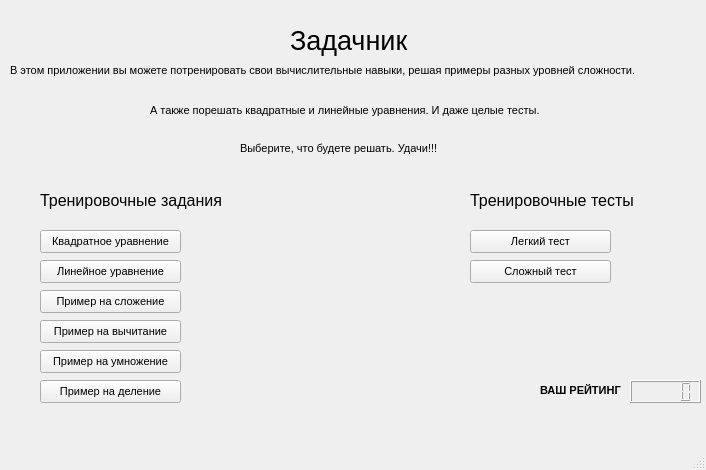
<?xml version="1.0" encoding="UTF-8"?>
<ui version="4.0">
 <class>MainWindow</class>
 <widget class="QMainWindow" name="MainWindow">
  <property name="geometry">
   <rect>
    <x>0</x>
    <y>0</y>
    <width>706</width>
    <height>470</height>
   </rect>
  </property>
  <property name="font">
   <font>
    <pointsize>8</pointsize>
   </font>
  </property>
  <property name="windowTitle">
   <string>Задачник</string>
  </property>
  <widget class="QWidget" name="centralwidget">
   <widget class="QLabel" name="label">
    <property name="geometry">
     <rect>
      <x>290</x>
      <y>20</y>
      <width>121</width>
      <height>41</height>
     </rect>
    </property>
    <property name="font">
     <font>
      <pointsize>20</pointsize>
     </font>
    </property>
    <property name="text">
     <string>Задачник</string>
    </property>
   </widget>
   <widget class="QLabel" name="label_2">
    <property name="geometry">
     <rect>
      <x>10</x>
      <y>60</y>
      <width>671</width>
      <height>21</height>
     </rect>
    </property>
    <property name="font">
     <font>
      <pointsize>8</pointsize>
     </font>
    </property>
    <property name="text">
     <string>В этом приложении вы можете потренировать свои вычислительные навыки, решая примеры разных уровней сложности.</string>
    </property>
   </widget>
   <widget class="QLabel" name="label_3">
    <property name="geometry">
     <rect>
      <x>150</x>
      <y>100</y>
      <width>441</width>
      <height>20</height>
     </rect>
    </property>
    <property name="text">
     <string>А также порешать квадратные и линейные уравнения. И даже целые тесты.</string>
    </property>
   </widget>
   <widget class="QLabel" name="label_4">
    <property name="geometry">
     <rect>
      <x>240</x>
      <y>140</y>
      <width>211</width>
      <height>16</height>
     </rect>
    </property>
    <property name="text">
     <string>Выберите, что будете решать. Удачи!!!</string>
    </property>
   </widget>
   <widget class="QLabel" name="label_5">
    <property name="geometry">
     <rect>
      <x>40</x>
      <y>190</y>
      <width>191</width>
      <height>21</height>
     </rect>
    </property>
    <property name="font">
     <font>
      <pointsize>12</pointsize>
     </font>
    </property>
    <property name="text">
     <string>Тренировочные задания</string>
    </property>
   </widget>
   <widget class="QLabel" name="label_6">
    <property name="geometry">
     <rect>
      <x>470</x>
      <y>190</y>
      <width>191</width>
      <height>21</height>
     </rect>
    </property>
    <property name="font">
     <font>
      <pointsize>12</pointsize>
     </font>
    </property>
    <property name="text">
     <string>Тренировочные тесты</string>
    </property>
   </widget>
   <widget class="QPushButton" name="square_x_btn">
    <property name="geometry">
     <rect>
      <x>40</x>
      <y>230</y>
      <width>141</width>
      <height>23</height>
     </rect>
    </property>
    <property name="text">
     <string>Квадратное уравнение</string>
    </property>
   </widget>
   <widget class="QPushButton" name="line_x_btn">
    <property name="geometry">
     <rect>
      <x>40</x>
      <y>260</y>
      <width>141</width>
      <height>23</height>
     </rect>
    </property>
    <property name="text">
     <string>Линейное уравнение</string>
    </property>
   </widget>
   <widget class="QPushButton" name="sum_btn">
    <property name="geometry">
     <rect>
      <x>40</x>
      <y>290</y>
      <width>141</width>
      <height>23</height>
     </rect>
    </property>
    <property name="text">
     <string>Пример на сложение</string>
    </property>
   </widget>
   <widget class="QPushButton" name="min_btn">
    <property name="geometry">
     <rect>
      <x>40</x>
      <y>320</y>
      <width>141</width>
      <height>23</height>
     </rect>
    </property>
    <property name="text">
     <string>Пример на вычитание</string>
    </property>
   </widget>
   <widget class="QPushButton" name="crop_btn">
    <property name="geometry">
     <rect>
      <x>40</x>
      <y>380</y>
      <width>141</width>
      <height>23</height>
     </rect>
    </property>
    <property name="text">
     <string>Пример на деление</string>
    </property>
   </widget>
   <widget class="QPushButton" name="mul_btn">
    <property name="geometry">
     <rect>
      <x>40</x>
      <y>350</y>
      <width>141</width>
      <height>23</height>
     </rect>
    </property>
    <property name="text">
     <string>Пример на умножение</string>
    </property>
   </widget>
   <widget class="QPushButton" name="easy_test_btn">
    <property name="geometry">
     <rect>
      <x>470</x>
      <y>230</y>
      <width>141</width>
      <height>23</height>
     </rect>
    </property>
    <property name="text">
     <string>Легкий тест</string>
    </property>
   </widget>
   <widget class="QPushButton" name="hard_test_btn">
    <property name="geometry">
     <rect>
      <x>470</x>
      <y>260</y>
      <width>141</width>
      <height>23</height>
     </rect>
    </property>
    <property name="text">
     <string>Сложный тест</string>
    </property>
   </widget>
   <widget class="QLCDNumber" name="rating">
    <property name="geometry">
     <rect>
      <x>630</x>
      <y>380</y>
      <width>71</width>
      <height>23</height>
     </rect>
    </property>
   </widget>
   <widget class="QLabel" name="label_7">
    <property name="geometry">
     <rect>
      <x>540</x>
      <y>380</y>
      <width>81</width>
      <height>21</height>
     </rect>
    </property>
    <property name="font">
     <font>
      <weight>75</weight>
      <bold>true</bold>
     </font>
    </property>
    <property name="text">
     <string>ВАШ РЕЙТИНГ:</string>
    </property>
   </widget>
  </widget>
  <widget class="QMenuBar" name="menubar">
   <property name="geometry">
    <rect>
     <x>0</x>
     <y>0</y>
     <width>706</width>
     <height>21</height>
    </rect>
   </property>
  </widget>
  <widget class="QStatusBar" name="statusbar"/>
 </widget>
 <resources>
  <include location="../../Downloads/background.jpg"/>
 </resources>
 <connections/>
</ui>
